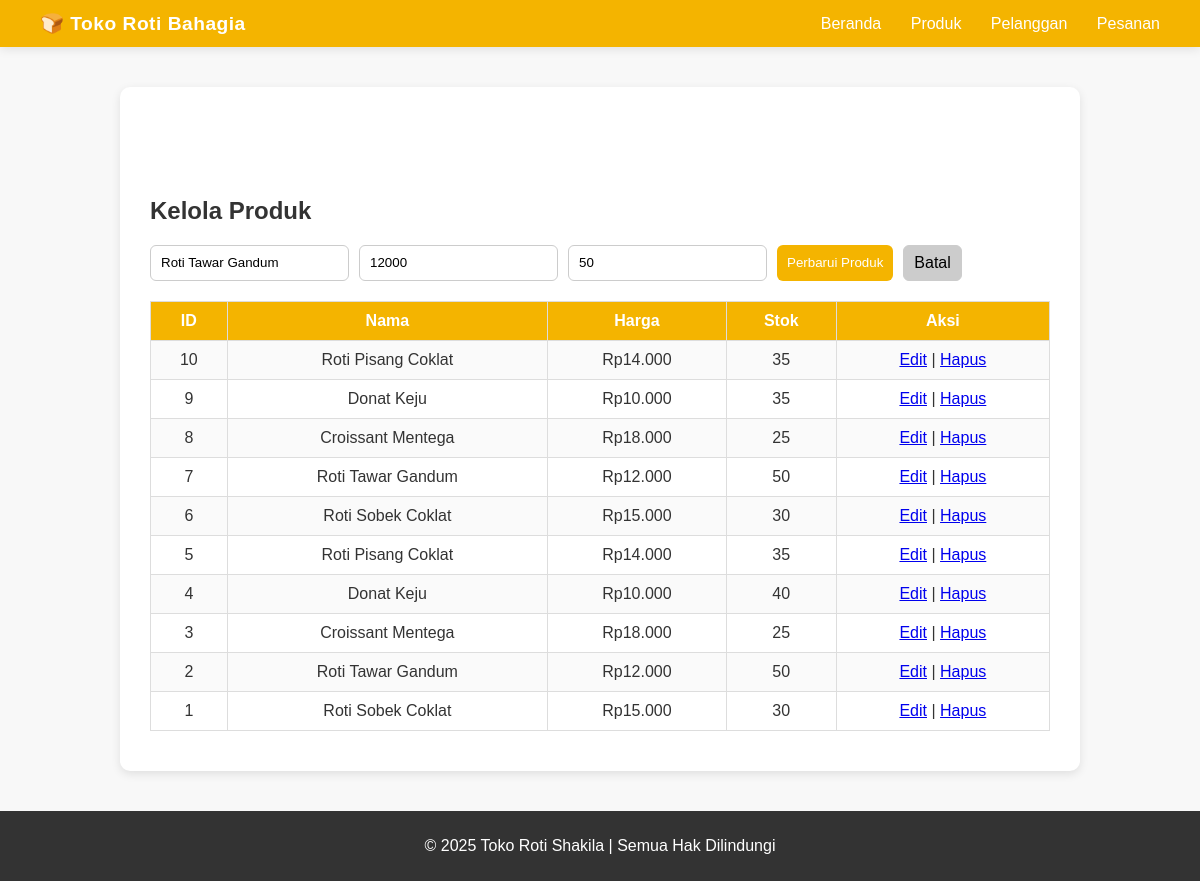
Page /?page=produk&edit=2 on the committed database.
### tables this page shows
CREATE TABLE `produk` (
  `id_produk` int(11) NOT NULL,
  `nama_produk` varchar(100) NOT NULL,
  `harga` int(11) NOT NULL,
  `stok` int(11) DEFAULT 0
);

### config/db.php (called while the page is built, shortened)
<?php
class Database
{
    private $host = "localhost";
    private $username = "root";
    private $password = "";
    private $dbname = "toko_roti";
    public function __construct()
    {
        try {
            $this->conn = new PDO("mysql:host=$this->host;dbname=$this->dbname", $this->username, $this->password);
        } catch (PDOException $e) {
            echo "Connection failed: " . $e->getMessage();
        }
    }
}
?>

### class/Produk.php (called while the page is built, shortened)
<?php
require_once 'config/db.php';
class Produk
{
    private $db;
    public function __construct()
    {
        $this->db = (new Database())->conn;
    }
    public function getAllProduk()
    {
        $stmt = $this->db->query("SELECT * FROM produk ORDER BY id_produk DESC");
        return $stmt->fetchAll(PDO::FETCH_ASSOC);
    }
    public function getProdukById($id)
    {
        $stmt = $this->db->prepare("SELECT * FROM produk WHERE id_produk = ?");
        $stmt->execute([$id]);
        return $stmt->fetch(PDO::FETCH_ASSOC);
    }
}
?>

### view/produk.php (the view, shortened to what this page needs)
<?php
$data = $produk->getAllProduk();
$edit = isset($_GET['edit']) ? $produk->getProdukById($_GET['edit']) : null;
?>
<section>
    <h2>Kelola Produk</h2>
    <form method="POST">
        <input type="text" name="nama" placeholder="Nama Produk" required value="<?= $edit['nama_produk'] ?? '' ?>">
        <input type="number" name="harga" placeholder="Harga" required value="<?= $edit['harga'] ?? '' ?>">
        <input type="number" name="stok" placeholder="Stok" required value="<?= $edit['stok'] ?? '' ?>">
        <button type="submit" name="<?= $edit ? 'update' : 'add' ?>">
            <?= $edit ? 'Perbarui' : 'Tambah' ?> Produk
        </button>
        <?php if ($edit): ?>
            <a href="?page=produk" class="btn-cancel">Batal</a>
        <?php endif; ?>
    </form>
    <table>
        <tr>
            <th>ID</th>
            <th>Nama</th>
            <th>Harga</th>
            <th>Stok</th>
            <th>Aksi</th>
        </tr>
        <?php foreach ($data as $p): ?>
            <tr>
                <td><?= $p['id_produk'] ?></td>
                <td><?= $p['nama_produk'] ?></td>
                <td>Rp<?= number_format($p['harga'], 0, ',', '.') ?></td>
                <td><?= $p['stok'] ?></td>
                <td>
                    <a href="?page=produk&edit=<?= $p['id_produk'] ?>">Edit</a> |
                    <a href="?page=produk&delete=<?= $p['id_produk'] ?>"
                        onclick="return confirm('Hapus produk ini?')">Hapus</a>
                </td>
            </tr>
        <?php endforeach; ?>
    </table>
</section>

### style.css (style rules this page uses)
body { font-family: 'Poppins', sans-serif; margin: 0; background: #f8f8f8; color: #333; }
body { margin: 0; font-family: 'Poppins', sans-serif; background: #f8f8f8; color: #333; }
table { width: 100%; border-collapse: collapse; margin-top: 15px; }
th, td { border: 1px solid #ddd; padding: 10px; text-align: center; }
th { background: #f4b400; color: white; }
tr:nth-child(even) { background: #fafafa; }
form { margin-bottom: 20px; display: flex; gap: 10px; flex-wrap: wrap; }
form input, form select, form button, .btn-cancel { padding: 8px 10px; border: 1px solid #ccc; border-radius: 6px; font-family: inherit; }
form button { background: #f4b400; color: white; border: none; cursor: pointer; }
.btn-cancel { background: #ccc; text-decoration: none; color: black; }

### rows in the picture
produk: nama "Roti Tawar Gandum", harga "12000", stok "50", id_produk "2", nama_produk "Roti Tawar Gandum", harga "12.000"
produk: id_produk "10", nama_produk "Roti Pisang Coklat", harga "14.000", stok "35"
produk: id_produk "9", nama_produk "Donat Keju", harga "10.000", stok "35"
produk: id_produk "8", nama_produk "Croissant Mentega", harga "18.000", stok "25"
produk: id_produk "7", nama_produk "Roti Tawar Gandum", harga "12.000", stok "50"
produk: id_produk "6", nama_produk "Roti Sobek Coklat", harga "15.000", stok "30"
produk: id_produk "5", nama_produk "Roti Pisang Coklat", harga "14.000", stok "35"
produk: id_produk "4", nama_produk "Donat Keju", harga "10.000", stok "40"
produk: id_produk "3", nama_produk "Croissant Mentega", harga "18.000", stok "25"
produk: id_produk "1", nama_produk "Roti Sobek Coklat", harga "15.000", stok "30"
